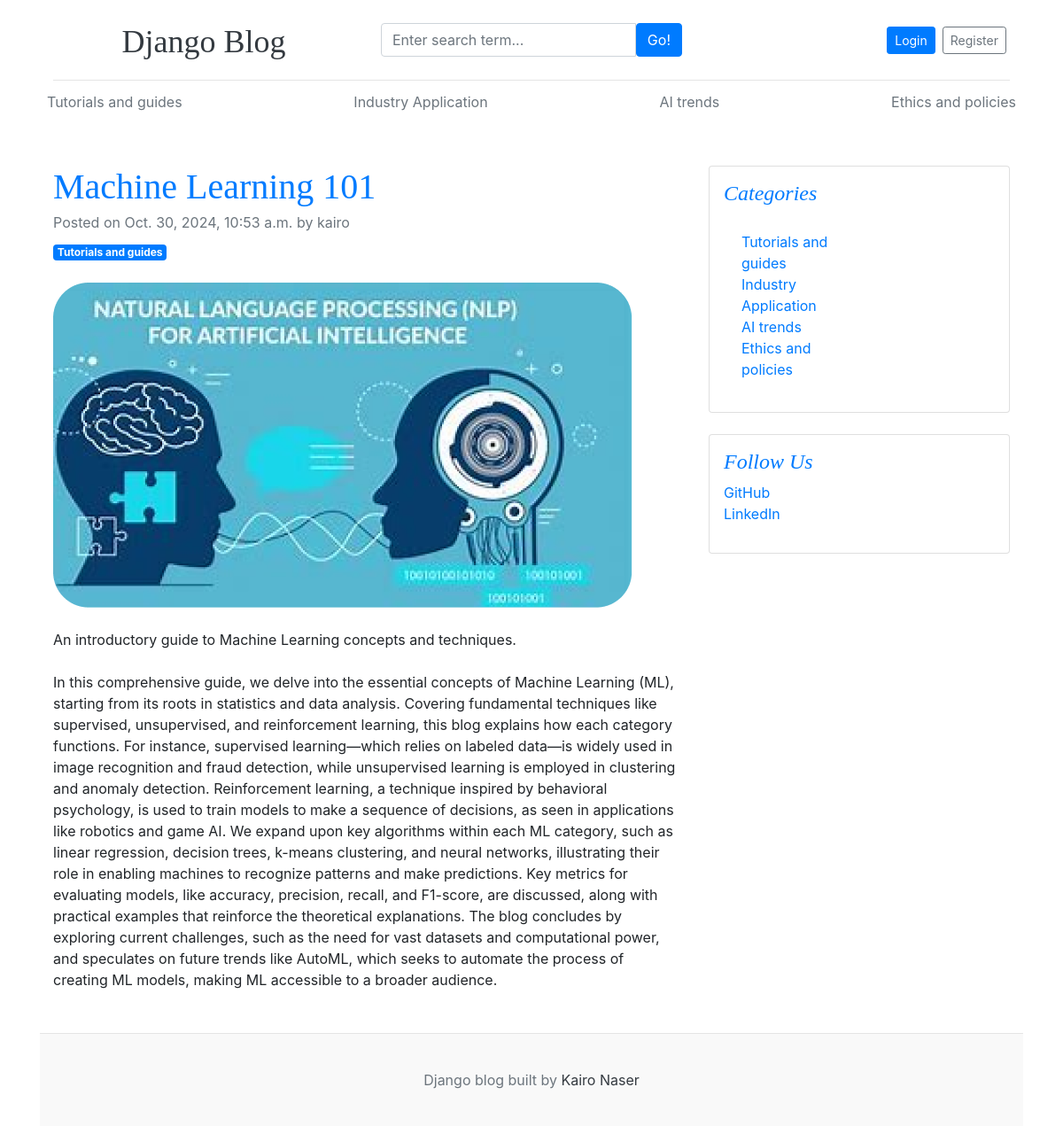
/blogs/machine-learning-101/, run on the app's committed database.
### blogs/models.py (models this page shows, shortened)
class Category(models.Model):
    category_name = models.CharField(max_length=50, unique=True)
    created_at = models.DateTimeField(auto_now_add=True)
    updated_at = models.DateTimeField(auto_now=True)
    class Meta:
        verbose_name_plural ='Categories'
    def __str__(self):
        return self.category_name

class Blogs(models.Model):
    title= models.CharField(max_length=100, unique=True)
    slug = models.SlugField(unique=True, blank=True)
    category = models.ForeignKey(Category, on_delete=models.CASCADE)
    author = models.ForeignKey(User , on_delete=models.CASCADE)
    blog_image = models.ImageField(upload_to= 'uploads/%y/%m/%d')
    short_description = models.TextField(max_length=2000)
    blog_body = models.TextField(max_length=10000)
    status = models.CharField(max_length=100 ,choices= STATUS_CHOICE, default='draft')
    is_feacherd =  models.BooleanField(default=False)
    created_at = models.DateTimeField(auto_now_add=True)
    updated_at = models.DateTimeField(auto_now=True)
    class Meta:
        verbose_name_plural ='Blogs'

### blogs/views.py (the view)
# urls.py: path('blogs/<slug:slug>/', BlogsView.blogs, name='blogs'),
def blogs(request,slug):
   single_post =  get_object_or_404(Blogs, slug=slug , status ='published')
   context = {
      'single_post':single_post
   }
   return render(request, 'blogs.html', context)

### blogs/context_processors.py (called while the page is built)
def get_categories(request):
    categories = Category.objects.all()
    return dict(categories=categories)

### templates/blogs.html
{% extends 'base/base.html' %}
{% block content %}
<div class="container mt-5">
    <div class="row">
        <div class="col-lg-8 col-md-12">
            <article>
                <header class="mb-4">
                    <h1 class="fw-bolder mb-1 text-primary">{{single_post.title}}</h1>
                    <div class="text-muted fst-italic mb-2">Posted on {{single_post.created_at}} by {{single_post.author}}</div>
                    <a class="badge bg-primary text-decoration-none text-white" href="#!">{{single_post.category}}</a>
                </header>
                <figure class="mb-4"><img class="img-fluid rounded" src="{{single_post.blog_image.url }}" alt="..." /></figure>
                <section class="mb-5">
                    <p class="fs-5 mb-4">{{single_post.short_description}}</p>
                    <p class="fs-5 mb-4">{{single_post.blog_body}}</p>
                    </section>
            </article>
        </div>
        <div class="col-lg-4 col-md-12">
            <div class="card mb-4 p-3">
                <h4 class="font-italic text-primary">Categories</h4>
                <div class="card-body">
                    <div class="row">
                        <div class="col-sm-6">
                            <ul class="list-unstyled mb-0">
                                {% for cat in categories %}
                                <li><a href="{% url 'posts_by_category' cat.id %}" class="text-primary">{{cat.category_name}}</a></li>
                                {% endfor %}
                            </ul>
                        </div>
                    </div>
                </div>
            </div>
            <div class="card mb-4 p-3">
                <h4 class="font-italic text-primary">Follow Us</h4>
                <ol class="list-unstyled">
                    <li><a href="#" class="text-primary">GitHub</a></li>
                    <li><a href="#" class="text-primary">LinkedIn</a></li>
                </ol>
            </div>
        </div>
    </div>
</div>
{% endblock %}

### templates/base/header.html (shortened to what this page needs)
{%load static%}
<!DOCTYPE html>
<html lang="en">
<head>
    <link href="https://getbootstrap.com/docs/4.0/dist/css/bootstrap.min.css" rel="stylesheet">
    <link rel="stylesheet" href="{%static 'css/blog.css'%}">
    <link rel="stylesheet" href="https://cdnjs.cloudflare.com/ajax/libs/font-awesome/6.6.0/css/fontawesome.min.css" />
    <link rel="stylesheet" href="https://cdnjs.cloudflare.com/ajax/libs/font-awesome/4.7.0/css/font-awesome.min.css">
  </head>
<body>
    <div class="container"><div class="container">
      <header class="blog-header py-3">
        <div class="row justify-content-between align-items-center">
          <div class="col-12 col-md-4 pt-1 text-center text-md-start">
            <a class="blog-header-logo text-dark" href="/">Django Blog</a>
          </div>
          <div class="col-12 col-md-4 my-2 my-md-0">
            <form action="{% url 'search' %}" method="GET" class="d-flex justify-content-center">
              <div class="input-group">
                <input
                  class="form-control"
                  name="keyword"
                  type="text"
                  placeholder="Enter search term..."
                  aria-label="Enter search term..."
                  aria-describedby="button-search"
                  required
                />
                <button type="submit" class="btn btn-primary" id="button-search">Go!</button>
              </div>
            </form>
          </div>
          <div class="col-12 col-md-4 d-flex justify-content-center justify-content-md-end align-items-center">
            {% if not user.is_authenticated %}
            <a class="btn btn-sm btn-primary mx-1" href="{% url 'login' %}">Login</a>
            <a class="btn btn-sm btn-outline-secondary mx-1" href="{% url 'register' %}">Register</a>
            {% else %}
            <a href="{% url 'dashboard' %}" class="btn btn-sm btn-primary mx-1">Dashboard</a>
            <a href="{% url 'logout' %}" class="btn btn-sm btn-outline-secondary mx-1">Logout</a>
            {% endif %}
          </div>
        </div>
      </header>
    </div>
      <div class="nav-scroller py-1 mb-2">
        <nav class="nav d-flex justify-content-between">
          {%for cat in categories%}
          <a class="p-2 text-muted" href="{% url 'posts_by_category' cat.id %}">{{cat.category_name}}</a>
         {%endfor%}
        </nav>
      </div>

### templates/base/header.html (style rules this page uses)
.blog-header { border-bottom: 1px solid #e5e5e5; }
.blog-header-logo { font-family: "Playfair Display", Georgia, "Times New Roman", serif; font-size: 2.25rem; }
h1, h2, h3, h4, h5, h6 { font-family: "Playfair Display", Georgia, "Times New Roman", serif; }

### data on the page
Category: category_name "Tutorials and guides"
Category: category_name "Industry Application"
Category: category_name "AI trends"
Category: category_name "Ethics and policies"
Blogs: title "Machine Learning 101", created_at "Oct. 30, 2024, 10:53 a.m.", author "kairo", category "Tutorials and guides", blog_image (picture), short_description "An introductory guide to Machine Learning concepts and techniques.", blog_body "In this comprehensive guide, we delve into the essential concepts of Machine Learning (ML), starting from its roots in statistics and data analysis. Covering fundamental techniques like supervised, unsupervised, and reinforcement learning, this blog explains how each category functions. For instance, supervised learning—which relies on labeled data—is widely used in image recognition and fraud detection, while unsupervised learning is employed in clustering and anomaly detection. Reinforcement learning, a technique inspired by behavioral psychology, is used to train models to make a sequence of decisions, as seen in applications like robotics and game AI. We expand upon key algorithms…"
